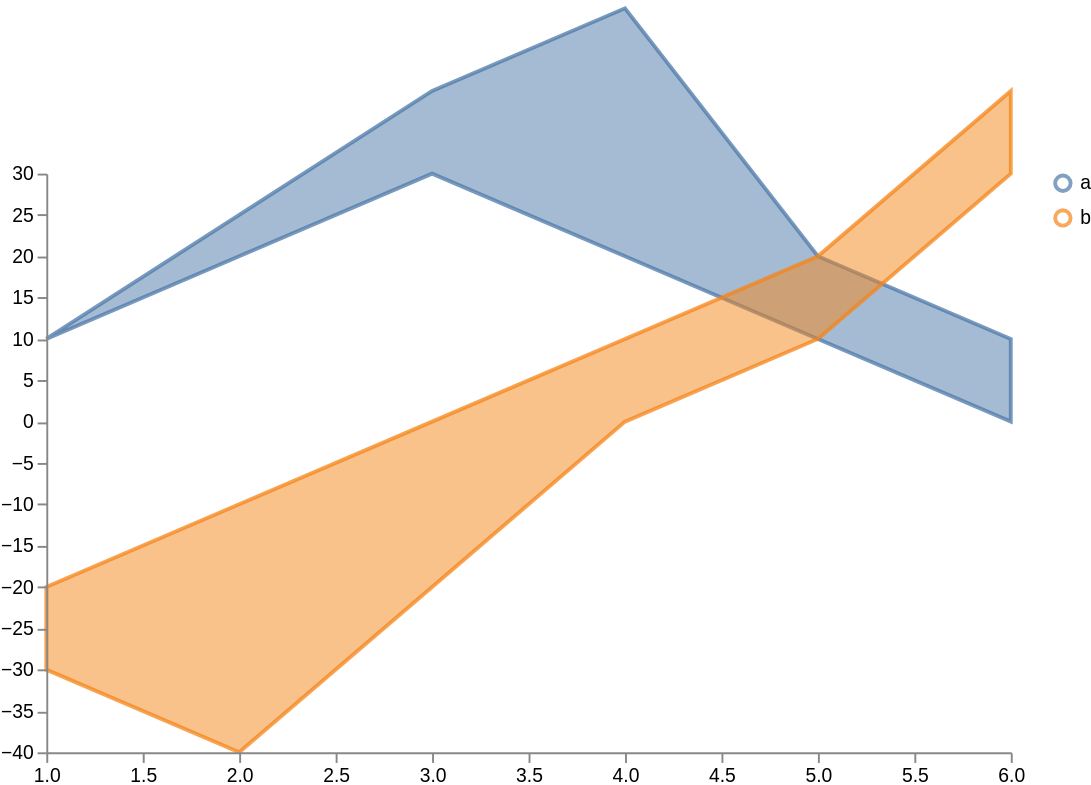

Write a Vega-Lite specification for this figure.
### Vega specification from a JSON file in a GitHub repository (floating-point values rounded to 4 significant figures)
{"$schema": "https://vega.github.io/schema/vega/v5.json", "width": 500, "height": 300, "scales": [{"name": "xscale", "type": "linear", "range": "width", "zero": false, "domain": {"data": "table", "field": "time"}}, {"name": "yscale", "type": "linear", "range": "height", "nice": true, "zero": true, "domain": {"data": "table", "field": "upper"}}, {"name": "color", "type": "ordinal", "range": "category", "domain": {"data": "table", "field": "trajectory"}}], "axes": [{"orient": "bottom", "scale": "xscale", "zindex": 1}, {"orient": "left", "scale": "yscale", "zindex": 1}], "signals": [{"name": "clear", "value": true, "on": [{"events": "mouseup[!event.item]", "update": "true", "force": true}]}, {"name": "shift", "value": false, "on": [{"events": "@legendSymbol:click, @legendLabel:click", "update": "event.shiftKey", "force": true}]}, {"name": "clicked", "value": null, "on": [{"events": "@legendSymbol:click, @legendLabel:click", "update": "{value: datum.value}", "force": true}]}], "legends": [{"stroke": "color", "encode": {"symbols": {"name": "legendSymbol", "interactive": true, "update": {"fill": {"value": "transparent"}, "strokeWidth": {"value": 2}, "opacity": [{"test": "!length(data('selected')) || indata('selected', 'value', datum.value)", "value": 0.7}, {"value": 0.15}], "size": {"value": 64}}}, "labels": {"name": "legendLabel", "interactive": true, "update": {"opacity": [{"test": "!length(data('selected')) || indata('selected', 'value', datum.value)", "value": 1}, {"value": 0.25}]}}}}], "marks": [{"type": "group", "from": {"facet": {"name": "trajectory_split", "data": "table", "groupby": "trajectory"}}, "marks": [{"type": "area", "from": {"data": "trajectory_split"}, "encode": {"update": {"x": {"scale": "xscale", "field": "time"}, "y": {"scale": "yscale", "field": "upper"}, "y2": {"scale": "yscale", "field": "lower"}, "interpolate": {"value": "linear"}, "strokeWidth": {"value": 2}, "fillOpacity": [{"test": "!length(data('selected')) || indata('selected', 'value', datum.trajectory)", "value": 0.5}, {"value": 0.15}], "strokeOpacity": [{"test": "!length(data('selected')) || indata('selected', 'value', datum.trajectory)", "value": 0.75}, {"value": 0.15}], "fill": {"scale": "color", "field": "trajectory"}, "stroke": {"scale": "color", "field": "trajectory"}}, "hover": {"fillOpacity": {"value": 0.9}}}}]}], "data": [{"name": "table", "values": [{"time": 1, "upper": 10, "lower": 10, "trajectory": "a"}, {"time": 2, "upper": 20, "lower": 25, "trajectory": "a"}, {"time": 3, "upper": 30, "lower": 40, "trajectory": "a"}, {"time": 4, "upper": 20, "lower": 50, "trajectory": "a"}, {"time": 5, "upper": 10, "lower": 20, "trajectory": "a"}, {"time": 6, "upper": 0, "lower": 10, "trajectory": "a"}, {"time": 1, "upper": -30, "lower": -20, "trajectory": "b"}, {"time": 2, "upper": -40, "lower": -10, "trajectory": "b"}, {"time": 3, "upper": -20, "lower": 0, "trajectory": "b"}, {"time": 4, "upper": 0, "lower": 10, "trajectory": "b"}, {"time": 5, "upper": 10, "lower": 20, "trajectory": "b"}, {"time": 6, "upper": 30, "lower": 40, "trajectory": "b"}]}, {"name": "selected", "on": [{"trigger": "clear", "remove": true}, {"trigger": "!shift", "remove": true}, {"trigger": "!shift && clicked", "insert": "clicked"}, {"trigger": "shift && clicked", "toggle": "clicked"}]}]}
